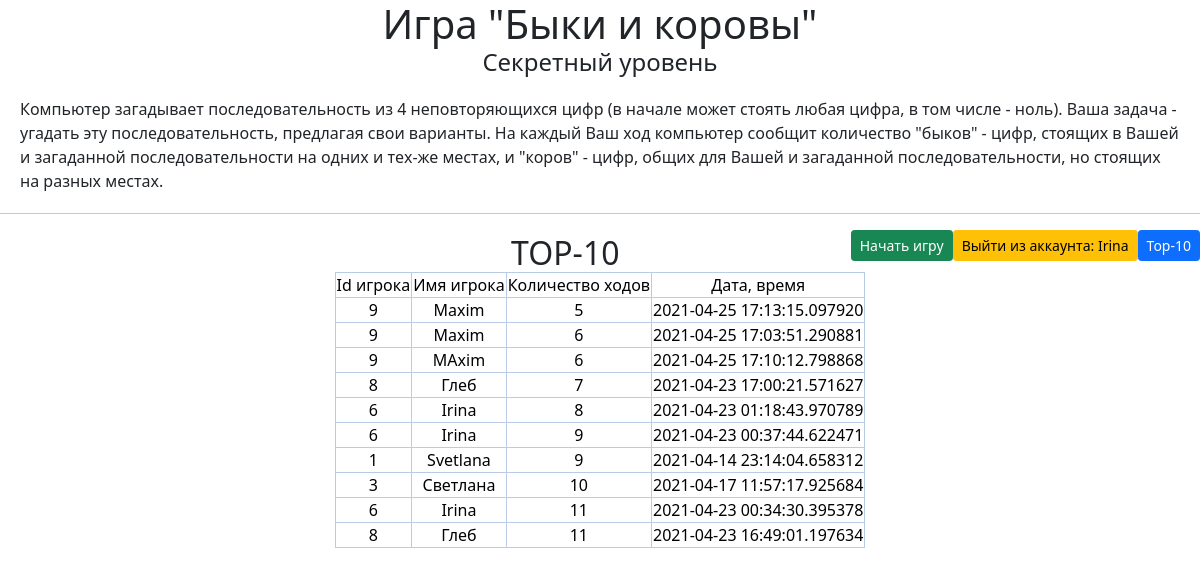
Page /records10 (signed in) on the committed database.
### data/users.py (models this page shows, shortened)
class User(SqlAlchemyBase, UserMixin):
    __tablename__ = 'users'
    id = sqlalchemy.Column(sqlalchemy.Integer,
                           primary_key=True, autoincrement=True)
    surname = sqlalchemy.Column(sqlalchemy.String, nullable=True)
    name = sqlalchemy.Column(sqlalchemy.String, nullable=True)
    level = sqlalchemy.Column(sqlalchemy.Integer, nullable=True)
    status = sqlalchemy.Column(sqlalchemy.String, nullable=True)
    email = sqlalchemy.Column(sqlalchemy.String,
                              index=True, unique=True, nullable=True)
    hashed_password = sqlalchemy.Column(sqlalchemy.String, nullable=True)
    reg_date = sqlalchemy.Column(sqlalchemy.DateTime,
                                      default=datetime.datetime.now)
    record = orm.relation("Record", back_populates='user')

### data/records.py (models this page shows)
class Record(SqlAlchemyBase):
    __tablename__ = 'records'
    id = sqlalchemy.Column(sqlalchemy.Integer,
                           primary_key=True, autoincrement=True)
    user_id = sqlalchemy.Column(sqlalchemy.Integer,
                                    sqlalchemy.ForeignKey("users.id"))
    user_name = sqlalchemy.Column(sqlalchemy.String, nullable=True)
    score = sqlalchemy.Column(sqlalchemy.Integer, nullable=True)
    secret_num = sqlalchemy.Column(sqlalchemy.String, nullable=True)
    date = sqlalchemy.Column(sqlalchemy.DateTime,
                                 default=datetime.datetime.now)
    user = orm.relation('User')

### main.py (the view)
@app.route('/records10')
def records_top10():
    db_sess = db_session.create_session()
    records = db_sess.query(Record).order_by(Record.score).limit(10)
    return render_template("records.html", records=records, header="TOP-10")

### data/db_session.py (called while the page is built)
def create_session() -> Session:
    global __factory
    return __factory()

### main.py (called while the page is built)
@login_manager.user_loader
def load_user(user_id):
    db_sess = db_session.create_session()
    return db_sess.query(User).get(user_id)

### templates/records.html (shortened to what this page needs)
{% extends "base.html" %}
{% block content %}
    <h2>{{header}}</h2>
    <table class="table-primary align-middle table-bordered">
    	<tr class="table-primary">
    		<td class="table-primary">Id игрока</td>
    		<td class="table-primary">Имя игрока</td>
    		<td class="table-primary">Количество ходов</td>
    		<td class="table-primary">Дата, время</td>
    	</tr>
        {% for i in records %}
    	<tr>
    		<td class="table-primary">{{ i.user_id }}</td>
    		<td class="table-primary">{{ i.user_name }}</td>
    		<td class="table-primary">{{ i.score }}</td>
    		<td class="table-primary">{{ i.date }}</td>
    	</tr>
    	{% endfor %}
    </table>
{% endblock %}

### templates/base.html (shortened to what this page needs)
<html lang="en">
<head>
    <link rel="stylesheet"
   href="https://cdn.jsdelivr.net/npm/bootstrap@5.0.0-beta1/dist/css/bootstrap.min.css"
>
   <link rel="stylesheet" type="text/css" href="static/css/style.css">
</head>
<body>
    <h1>Игра "Быки и коровы"</h1>
    <h4>Секретный уровень</h4>
    <div>Компьютер загадывает последовательность из 4 неповторяющихся цифр (в начале может стоять любая цифра, в том числе - ноль). Ваша задача - угадать эту последовательность, предлагая свои варианты. На каждый Ваш ход компьютер сообщит количество "быков" - цифр, стоящих в Вашей и загаданной последовательности на одних и тех-же местах, и "коров" - цифр, общих для Вашей и загаданной последовательности, но стоящих на разных местах.</div>
    <hr>
    <nav>
    <a class="btn btn-primary btn-sm" href="/records10">Top-10</a>
    {% if current_user.is_authenticated %}
        <a class="btn btn-warning btn-sm" href="/logout">Выйти из аккаунта: {{ current_user.name }}</a>
        <a href="/new_game" class="btn btn-success btn-sm">Начать игру</a>
    {% else %}
        <a class="btn btn-primary btn-sm" href="/register">Зарегистрироваться</a>
        <a class="btn btn-success btn-sm" href="/login">Войти</a>
    {% endif %}
    </nav>
    <div>
	{% block content %}
	{% endblock %}
    </div>
</body>
</html>

### static/css/style.css (style rules this page uses)
h1, h4, h2, form, table { margin: auto; text-align: center; max-width: 640px; }
a { float: right; text-align: top; max-width: 200px; }
div { align: center; margin: 20px; }

### rows in the picture
User: name "Irina"
Record: user_id "9", user_name "Maxim", score "5", date "2021-04-25 17:13:15.097920"
Record: user_id "9", user_name "Maxim", score "6", date "2021-04-25 17:03:51.290881"
Record: user_id "9", user_name "MAxim", score "6", date "2021-04-25 17:10:12.798868"
Record: user_id "8", user_name "Глеб", score "7", date "2021-04-23 17:00:21.571627"
Record: user_id "6", user_name "Irina", score "8", date "2021-04-23 01:18:43.970789"
Record: user_id "6", user_name "Irina", score "9", date "2021-04-23 00:37:44.622471"
Record: user_id "1", user_name "Svetlana", score "9", date "2021-04-14 23:14:04.658312"
Record: user_id "3", user_name "Светлана", score "10", date "2021-04-17 11:57:17.925684"
Record: user_id "6", user_name "Irina", score "11", date "2021-04-23 00:34:30.395378"
Record: user_id "8", user_name "Глеб", score "11", date "2021-04-23 16:49:01.197634"

### other values in the picture
{{ header }} "TOP-10"
